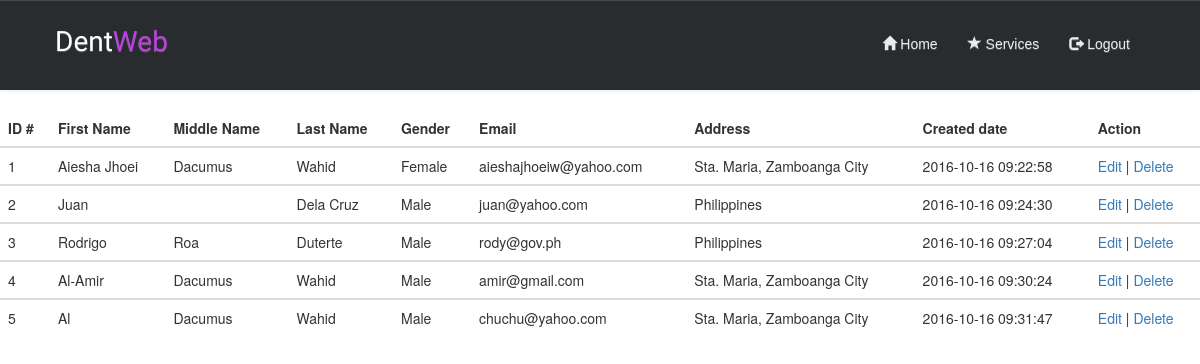
The page /viewpatient.php on the database its author committed.
### tables this page shows
CREATE TABLE `patient` (
  `ID` int(11) NOT NULL,
  `First_name` varchar(50) NOT NULL,
  `Middle_name` varchar(50) NOT NULL,
  `Last_name` varchar(50) NOT NULL,
  `Gender` varchar(50) NOT NULL,
  `Email` varchar(50) NOT NULL,
  `Address` varchar(50) NOT NULL,
  `Created_date` datetime NOT NULL
);

### viewpatient.php (the view, shortened to what this page needs)
<!DOCTYPE html>
<html>
<head>
    <link rel="stylesheet" href="assets/bootstrap/css/bootstrap.min.css">
    <link rel="stylesheet" href="assets/css/home.css">
    <link rel="stylesheet" href="assets/bootstrap/fonts/font-awesome.min.css">
</head>
<body>
     <?php include 'headernotactive.php'; ?>
     <div class="table-responsive">
  <table class="table">
    <thead>
      <tr>
        <th>ID #</th>
        <th>First Name</th>
         <th>Middle Name</th>
        <th>Last Name</th>
        <th>Gender</th>
        <th>Email</th>
        <th>Address</th>
        <th>Created date</th>
        <th>Action</th>
      </tr>
    </thead>
<?php
require_once 'conn.php';
$sql= "SELECT id, First_name, Middle_name, Last_name, Gender, Email, Address, Created_date FROM patient";
$result = mysqli_query($con,$sql);
if(mysqli_num_rows($result) > 0){
  while($row = mysqli_fetch_assoc($result)){
?>
   <tbody>
      <tr>
        <td><?=$row['id']?></td>
        <td><?=$row['First_name']?></td>
        <td><?=$row['Middle_name']?></td>
        <td><?=$row['Last_name']?></td>
        <td><?=$row['Gender']?></td>
        <td><?=$row['Email']?></td>
        <td><?=$row['Address']?></td>
        <td><?=$row['Created_date']?></td>
        <td>
          <a href="editpatient?id=<?=$row['id']?>" >Edit</a> |
          <a href="deletepatient?id=<?=$row['id']?>"  onclick="return confirm('Are you sure you want to delete?')">Delete</a>
        </td>
      </tr>
    </tbody>
<?php
  }
}
?>
  </table>
  </div>
  </body>
  </html>

### rows shown on the page
patient: ID "1", First_name "Aiesha Jhoei", Middle_name "Dacumus", Last_name "Wahid", Gender "Female", Email "aieshajhoeiw@yahoo.com", Address "Sta. Maria, Zamboanga City", Created_date "2016-10-16 09:22:58"
patient: ID "2", First_name "Juan", Last_name "Dela Cruz", Gender "Male", Email "juan@yahoo.com", Address "Philippines", Created_date "2016-10-16 09:24:30"
patient: ID "3", First_name "Rodrigo", Middle_name "Roa", Last_name "Duterte", Gender "Male", Email "rody@gov.ph", Address "Philippines", Created_date "2016-10-16 09:27:04"
patient: ID "4", First_name "Al-Amir", Middle_name "Dacumus", Last_name "Wahid", Gender "Male", Email "amir@gmail.com", Address "Sta. Maria, Zamboanga City", Created_date "2016-10-16 09:30:24"
patient: ID "5", First_name "Al", Middle_name "Dacumus", Last_name "Wahid", Gender "Male", Email "chuchu@yahoo.com", Address "Sta. Maria, Zamboanga City", Created_date "2016-10-16 09:31:47"
